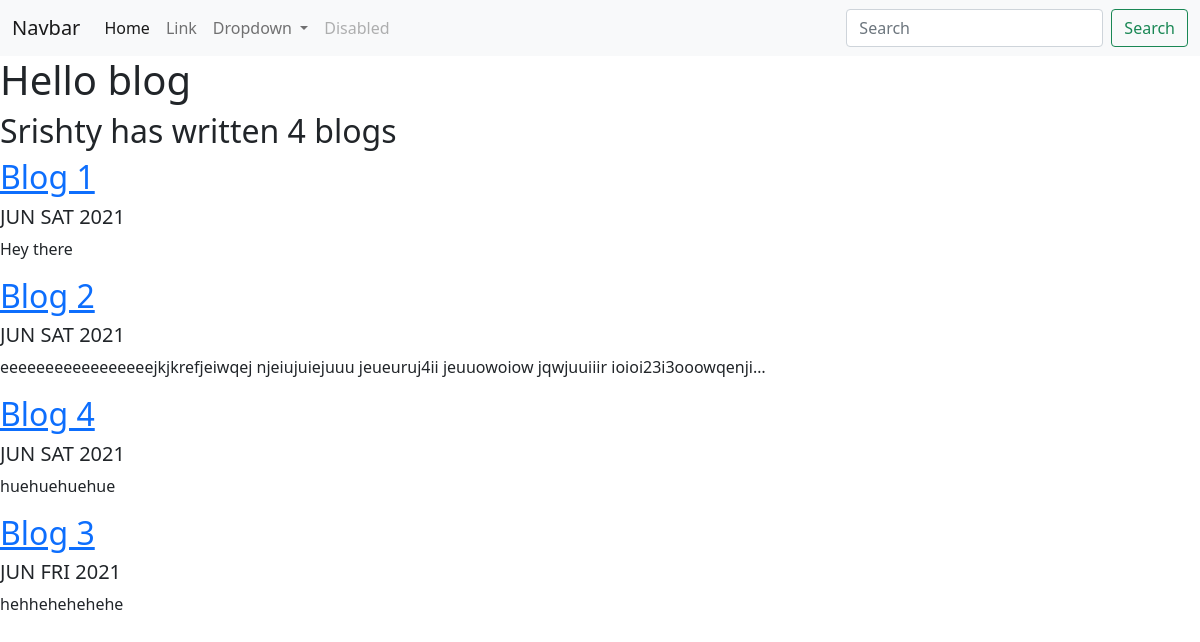
Screenshot of /blog/ with the database file from the repository.
### blog/models.py (models this page shows)
class Blog(models.Model):
    title = models.CharField(max_length=200)
    description = models.TextField()
    date=models.DateField()

### blog/views.py (the view)
# urls.py: path('', views.all_blogs, name='all_blogs'),
def all_blogs(request):
    blogs=Blog.objects.order_by('-date') #most recent blogs and first three
    return render (request,'blog/all_blogs.html',{'blogs':blogs}) # then send  to template

### blog/templates/blog/all_blogs.html (shortened to what this page needs)
<!doctype html>
<html lang="en">
  <head>
    <link href="https://cdn.jsdelivr.net/npm/bootstrap@5.0.2/dist/css/bootstrap.min.css" rel="stylesheet">
  </head>
  <body>
    <nav class="navbar navbar-expand-lg navbar-light bg-light">
        <div class="container-fluid">
          <a class="navbar-brand" href="#">Navbar</a>
          <div class="collapse navbar-collapse" id="navbarSupportedContent">
            <ul class="navbar-nav me-auto mb-2 mb-lg-0">
              <li class="nav-item">
                <a class="nav-link active" aria-current="page" href="#">Home</a>
              </li>
              <li class="nav-item">
                <a class="nav-link" href="#">Link</a>
              </li>
              <li class="nav-item dropdown">
                <a class="nav-link dropdown-toggle" href="#" id="navbarDropdown" role="button" data-bs-toggle="dropdown" aria-expanded="false">
                  Dropdown
                </a>
              </li>
              <li class="nav-item">
                <a class="nav-link disabled" href="#" tabindex="-1" aria-disabled="true">Disabled</a>
              </li>
            </ul>
            <form class="d-flex">
              <input class="form-control me-2" type="search" placeholder="Search" aria-label="Search">
              <button class="btn btn-outline-success" type="submit">Search</button>
            </form>
          </div>
        </div>
      </nav>
    <h1>Hello blog </h1>
<h2>Srishty has written {{ blogs.count }} blog{{ blogs.count|pluralize }}</h2>
{% for blog in blogs %}
<a href="{% url 'blog:detail' blog.id %}"><h2>{{ blog.title }}</h2>
</a>     <! Can't use capital b !>
<h5>{{ blog.date|date:'M D Y'|upper }}</h5>
<p>{{ blog.description|striptags|truncatechars:100}}</p>
{% endfor %}
  </body>
</html>

### rows the page displays
Blog: title "Blog 1", date "JUN SAT 2021", description "Hey there"
Blog: title "Blog 2", date "JUN SAT 2021", description "eeeeeeeeeeeeeeeeejkjkrefjeiwqej njeiujuiejuuu jeueuruj4ii jeuuowoiow jqwjuuiiir ioioi23i3ooowqenji…"
Blog: title "Blog 4", date "JUN SAT 2021", description "huehuehuehue"
Blog: title "Blog 3", date "JUN FRI 2021", description "hehhehehehehe"

### other values shown
{{ blogs.count }} "4"
